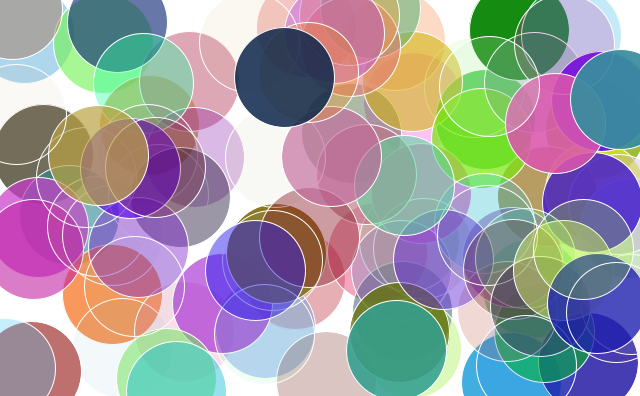
Frame 1 (no input)
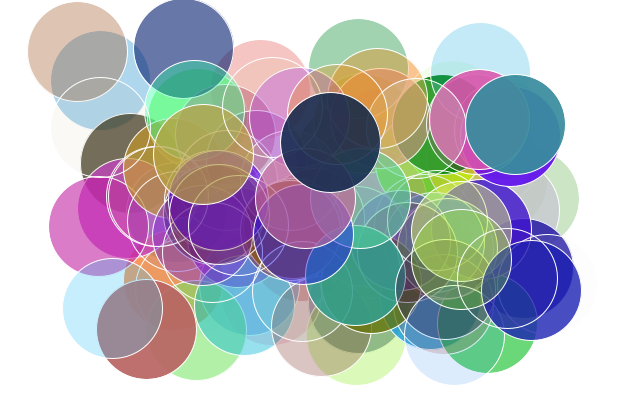
Frame 60 (the mouse pressed at the canvas centre just before this capture)
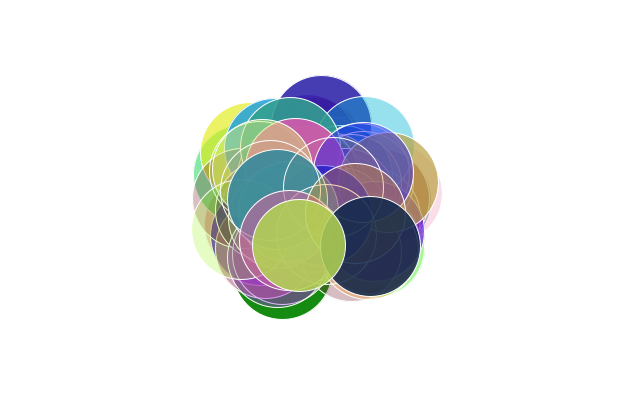
Frame 120 (the mouse held since frame 60 and released just before this capture)

The Processing sketch that drew these frames (run headless with seeded random() and noise(); from frame 60 on, the mouse is pressed at the canvas centre):

// Processing sketch: ex_2_3_edge_push
// ── ex_2_3_edge_push.pde
class Balloon {
  PVector location, velocity, acceleration;
  float radius;
  color skin;
  float mass;

  Balloon (float x, float y, float m, color c) {
    skin = c;
    mass = m;
    radius = m * 10;
    location = new PVector(x, y);
    velocity = new PVector();
    acceleration = new PVector();
  }

  void applyForce (PVector f) {
    PVector accel = PVector.div( f, mass );
    acceleration.add( accel );
  }

  void update () {
    velocity.add(acceleration);
    velocity.limit( 15 );
    location.add(velocity);
    acceleration.mult(0);
  }

  void display () {
    fill(skin);
    stroke(255);
    ellipse( location.x, location.y, radius, radius );
  }
}




Balloon[] balloons;

//
// event handlers
//
void setup () {
  size( 640, 396 );

  balloons = new Balloon[100];

  int len = balloons.length;
  for( int i = 0; i < len; i++ ) {
	  balloons[i] = balloonFactory( random(width), random(height), 10 );
  }
}

void draw () {
  background(255);

  int len = balloons.length;
  for( int i = 0; i < len; i++ ) {
    edgeEffect( balloons[i] );
    balloons[i].update();
    balloons[i].display();
  }
}

void mousePressed() {
  Balloon new_oone = balloonFactory( mouseX, mouseY, random(10) );
  balloons = (Balloon[]) append(balloons, new_oone);
}

//
// helpers
//
color getRandomColor() {
  return color(random(255), random(255), random(255), random(255));
}

Balloon balloonFactory (float x, float y, float m) {
  PVector shove;
  Balloon b = new Balloon( x, y, m, getRandomColor() );

  shove = PVector.random2D();
  shove.mult(random(-10, 10));
  b.applyForce( shove );
  return b;
}

void edgeEffect(Balloon balloon) {
  PVector dn = PVector.sub( new PVector( balloon.location.x, 0 ), balloon.location );
  PVector de = PVector.sub( new PVector( width, balloon.location.y ), balloon.location );
  PVector ds = PVector.sub( new PVector( balloon.location.x, height ), balloon.location );
  PVector dw = PVector.sub( new PVector( 0, balloon.location.y ), balloon.location );

  PVector fn = PVector.mult( dn.div(1000), 1 / dn.mag() * dn.mag() );
  PVector fe = PVector.mult( de.div(1000), 1 / de.mag() * de.mag() );
  PVector fs = PVector.mult( ds.div(1000), 1 / ds.mag() * ds.mag() );
  PVector fw = PVector.mult( dw.div(1000), 1 / dw.mag() * dw.mag() );

  balloon.applyForce( fn );
  balloon.applyForce( fe );
  balloon.applyForce( fw );
  balloon.applyForce( fs );
}
